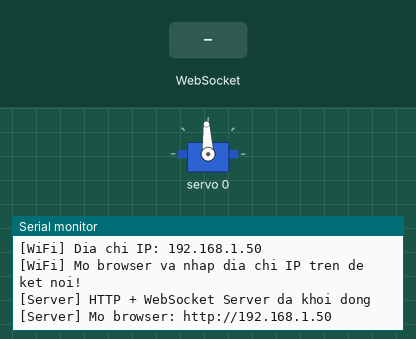
This program was run on a simulated ESP32. On the bench: servo, the last lines printed to the serial monitor. Inputs (shaded band) come from the test bench. WiFi joins after 1.5 s; servers stay silent unless stated.

Above: at 3.2 s.
3.3 s: WebSocket text "M" received
At 4.0 s:
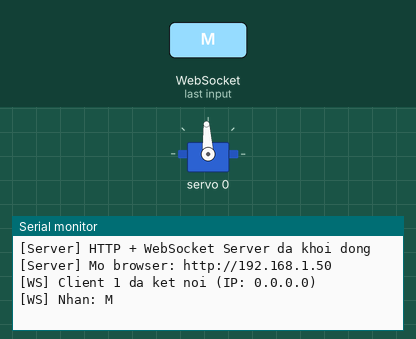
4.8 s: WebSocket text "H" received
At 6.0 s:
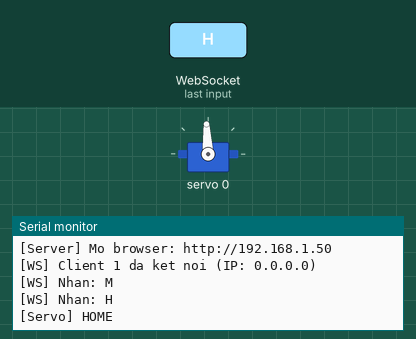
6.3 s: WebSocket text "T" received
At 7.4 s:
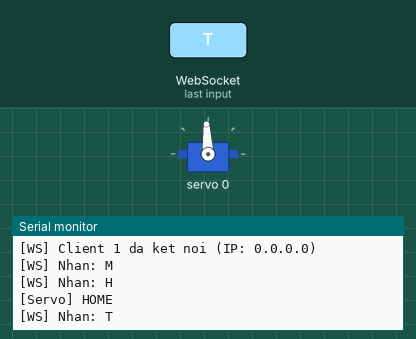

Measured:
- after the input at 3.3 s, the serial monitor: prints a new line at once (image 1)
- after the input at 4.8 s, the serial monitor: prints a new line at once (image 2)
- after the input at 6.3 s, the serial monitor: prints a new line at once (image 3)

The program:

main.cpp
```cpp
// ============================================================
// BAI THUC HANH 7 - GIAI DOAN 1: CHUONG TRINH CHINH
// Mo ta: ESP32 ket noi WiFi (Station Mode), phat Web Server,
//        nhan lenh dieu khien 1 servo (Base) qua WebSocket.
//        Giao thuc WebSocket: plain-text "M <joint> <angle>"
//        (giong giao thuc Serial cua BTH 4-5)
// Phan cung: ESP32 DevKit V1 + PCA9685 + Servo kenh 0
// Thu vien: ESPAsyncWebServer, AsyncTCP, Adafruit PCA9685
// ============================================================

// === GIAI DOAN 1: WiFi + WebSocket + 1 Servo (PROGMEM) ===

#include <Arduino.h>
#include <WiFi.h>
#include <Wire.h>
#include <ESPAsyncWebServer.h>          // HTTP Server bat dong bo
#include <Adafruit_PWMServoDriver.h>    // Dieu khien PCA9685

#include "index_html.h"                 // Trang HTML nhung (PROGMEM)

// ============================================================
// THAY DOI 2 DONG NAY THANH THONG TIN WIFI CUA BAN
// ============================================================
const char* WIFI_SSID = "MAI LOAN";
const char* WIFI_PASS = "mailoan272";

// --- Tham so PCA9685 ---
// SERVOMIN = 102: tuong ung 0.5ms / 20ms * 4096 = goc 0 do
// SERVOMAX = 512: tuong ung 2.5ms / 20ms * 4096 = goc 180 do
const int SERVOMIN = 102;
const int SERVOMAX = 512;

// --- Cau hinh khop 0 (Base) ---
const int JOINT0_MIN  = 0;    // Goc toi thieu (do)
const int JOINT0_MAX  = 180;  // Goc toi da (do)
const int JOINT0_HOME = 90;   // Vi tri mac dinh

// --- Goc hien tai cua servo 0 ---
int currentAngle = JOINT0_HOME;

// --- Doi tuong PCA9685 va Web Server ---
Adafruit_PWMServoDriver pca9685 = Adafruit_PWMServoDriver(0x40);
AsyncWebServer  server(80);   // HTTP server cong 80
AsyncWebSocket  ws("/ws");    // WebSocket tai duong dan /ws

// ============================================================
// servoWrite() - Ghi goc den PCA9685
// Input:  channel (0-15), angle (0-180)
// Logic:  Chuyen doi goc → PWM tick theo cong thuc tuyen tinh
// ============================================================
void servoWrite(uint8_t channel, int angle) {
  // Gioi han goc trong pham vi hop le
  angle = constrain(angle, 0, 180);
  // Chuyen goc → PWM tick: map(angle, 0, 180, SERVOMIN, SERVOMAX)
  int pulse = map(angle, 0, 180, SERVOMIN, SERVOMAX);
  pca9685.setPWM(channel, 0, pulse);
}

// ============================================================
// parseAndExecute() - Xu ly lenh WebSocket plain-text
// Giao thuc (giong BTH 4-5):
//   "M 0 90" → Di chuyen khop 0 den goc 90
//   "H"      → Ve vi tri home
//   "T"      → Tra ve goc hien tai
// ============================================================
void parseAndExecute(AsyncWebSocketClient* client, const String& cmd) {
  Serial.println("[WS] Nhan: " + cmd);

  if (cmd.startsWith("M ")) {
    // --- Lenh di chuyen: "M <joint> <angle>" ---
    // Giai doan 1 chi ho tro khop 0 (mo rong o giai doan 2)
    int spacePos = cmd.indexOf(' ', 2);
    if (spacePos > 0) {
      int joint = cmd.substring(2, spacePos).toInt();
      int angle = cmd.substring(spacePos + 1).toInt();
      if (joint == 0) {
        angle = constrain(angle, JOINT0_MIN, JOINT0_MAX);
        servoWrite(0, angle);
        currentAngle = angle;
        client->text("OK");
        Serial.printf("[Servo] Khop 0 → %d do\n", angle);
      } else {
        client->text("ERR: Giai doan 1 chi ho tro khop 0");
      }
    }

  } else if (cmd == "H") {
    // --- Lenh HOME: ve vi tri mac dinh ---
    servoWrite(0, JOINT0_HOME);
    currentAngle = JOINT0_HOME;
    client->text("OK");
    Serial.println("[Servo] HOME");

  } else if (cmd == "T") {
    // --- Lenh lay trang thai: tra ve goc hien tai ---
    client->text("VAL:0:" + String(currentAngle));

  } else {
    client->text("ERR: Lenh khong hop le");
  }
}

// ============================================================
// onWebSocketEvent() - Xu ly cac su kien WebSocket
// ESP32 dong vai tro SERVER, browser dong vai tro CLIENT
// ============================================================
void onWebSocketEvent(AsyncWebSocket* server, AsyncWebSocketClient* client,
                      AwsEventType type, void* arg, uint8_t* data, size_t len) {
  switch (type) {
    case WS_EVT_CONNECT:
      // Client moi ket noi
      Serial.printf("[WS] Client %u da ket noi (IP: %s)\n",
                    client->id(), client->remoteIP().toString().c_str());
      client->text("HELLO");  // Gui loi chao
      break;

    case WS_EVT_DISCONNECT:
      Serial.printf("[WS] Client %u da ngat ket noi\n", client->id());
      break;

    case WS_EVT_DATA: {
      // Nhan du lieu tu client
      AwsFrameInfo* info = (AwsFrameInfo*)arg;
      if (info->final && info->index == 0 && info->len == len
          && info->opcode == WS_TEXT) {
        // Frame TEXT hoan chinh → xu ly lenh
        String cmd = String((char*)data, len);
        cmd.trim();
        parseAndExecute(client, cmd);
      }
      break;
    }

    case WS_EVT_ERROR:
      Serial.println("[WS] Loi WebSocket");
      break;

    default:
      break;
  }
}

// ============================================================
// setup() - Khoi tao he thong
// Thu tu: Serial → PCA9685 → WiFi → WebSocket → HTTP Server
// ============================================================
void setup() {
  // 1. Khoi tao Serial de debug
  Serial.begin(115200);
  delay(500);
  Serial.println("\n=== BTH 7 - GIAI DOAN 1: WiFi WebSocket ===");

  // 2. Khoi tao I2C va PCA9685
  Wire.begin(21, 22);           // SDA=21, SCL=22 (chan I2C cua ESP32)
  pca9685.begin();
  pca9685.setOscillatorFrequency(27000000);
  pca9685.setPWMFreq(50);       // 50 Hz: tan so chuan cho servo
  delay(10);

  // 3. Dua servo ve vi tri HOME
  servoWrite(0, JOINT0_HOME);
  Serial.println("[Servo] Da ve vi tri HOME (90 do)");

  // 4. Ket noi WiFi (Station Mode)
  Serial.printf("[WiFi] Dang ket noi toi SSID: %s\n", WIFI_SSID);
  WiFi.mode(WIFI_STA);
  WiFi.begin(WIFI_SSID, WIFI_PASS);
  while (WiFi.status() != WL_CONNECTED) {
    delay(500);
    Serial.print(".");
  }
  Serial.println();
  Serial.println("[WiFi] Ket noi thanh cong!");
  Serial.print("[WiFi] Dia chi IP: ");
  Serial.println(WiFi.localIP());
  Serial.println("[WiFi] Mo browser va nhap dia chi IP tren de ket noi!");

  // 5. Cau hinh WebSocket handler
  ws.onEvent(onWebSocketEvent);
  server.addHandler(&ws);

  // 6. Cau hinh HTTP route: GET "/" → tra ve trang HTML nhung
  server.on("/", HTTP_GET, [](AsyncWebServerRequest* request) {
    // Phuc vu trang HTML tu PROGMEM (Flash), khong dung SPIFFS
    request->send_P(200, "text/html", INDEX_HTML);
  });

  // 7. Bat dau HTTP Server
  server.begin();
  Serial.println("[Server] HTTP + WebSocket Server da khoi dong");
  Serial.println("[Server] Mo browser: http://" + WiFi.localIP().toString());
}

// ============================================================
// loop() - Vong lap chinh
// Nhiem vu: Don dep cac ket noi WebSocket cu (cleanup)
// ESPAsyncWebServer xu ly request bat dong bo (khong can phai
// polling trong loop), nhung can goi cleanupClients() dinh ky
// ============================================================
void loop() {
  // Don dep client WebSocket bi ngat ket noi (chay moi 1 giay)
  static unsigned long lastCleanup = 0;
  if (millis() - lastCleanup > 1000) {
    ws.cleanupClients();
    lastCleanup = millis();
  }
}
```

index_html.h
```cpp
// ============================================================
// BAI THUC HANH 7 - GIAI DOAN 1: TRANG WEB NHUNG (PROGMEM)
// Mo ta: Chua trang HTML dieu khien 1 servo (Base).
//        File nay duoc nhung thang vao firmware qua PROGMEM
//        → Khong can SPIFFS, khong can upload file rieng.
//        (Giai doan 2 se chuyen sang SPIFFS cho linh hoat hon)
// ============================================================

#ifndef INDEX_HTML_H
#define INDEX_HTML_H

#include <Arduino.h>

// Chuoi HTML duoc luu trong Flash (PROGMEM) de tiet kiem RAM
// R"rawstring(...)rawstring" la cu phap C++11 "raw string literal"
// cho phep viet HTML nhieu dong ma khong can escape ky tu dac biet
const char INDEX_HTML[] PROGMEM = R"rawhtml(
<!DOCTYPE html>
<html lang="vi">
<head>
  <meta charset="UTF-8">
  <meta name="viewport" content="width=device-width, initial-scale=1.0">
  <title>Robot Arm - Web GUI (Giai Doan 1)</title>
  <style>
    /* === GIAO DIEN CO BAN === */
    body {
      font-family: Arial, sans-serif;
      background: #1a1a2e;
      color: #e0e0e0;
      display: flex;
      flex-direction: column;
      align-items: center;
      padding: 30px 20px;
      margin: 0;
    }
    h1 { color: #00d4ff; margin-bottom: 5px; }
    .subtitle { color: #888; margin-bottom: 30px; font-size: 14px; }

    /* === BANG TRANG THAI KET NOI === */
    #status-bar {
      padding: 8px 20px;
      border-radius: 20px;
      margin-bottom: 25px;
      font-weight: bold;
      background: #333;
    }
    #status-bar.connected    { background: #1b5e20; color: #69f0ae; }
    #status-bar.disconnected { background: #b71c1c; color: #ff8a80; }

    /* === CARD DIEU KHIEN SERVO === */
    .servo-card {
      background: #16213e;
      border: 1px solid #0f3460;
      border-radius: 12px;
      padding: 25px 30px;
      width: 100%;
      max-width: 480px;
      margin-bottom: 20px;
    }
    .servo-card h2 { margin: 0 0 15px; color: #00d4ff; font-size: 18px; }

    /* === THANH TRUOT (SLIDER) === */
    .slider-row { display: flex; align-items: center; gap: 12px; }
    .slider-row label { width: 90px; font-size: 14px; color: #aaa; }
    .slider-row input[type=range] {
      flex: 1;
      accent-color: #00d4ff;
      height: 6px;
    }
    .angle-display {
      width: 50px;
      text-align: right;
      font-weight: bold;
      color: #00d4ff;
    }

    /* === NUT CHUC NANG === */
    .btn-row { display: flex; gap: 10px; margin-top: 20px; }
    button {
      flex: 1;
      padding: 10px;
      border: none;
      border-radius: 8px;
      font-size: 14px;
      font-weight: bold;
      cursor: pointer;
      transition: opacity 0.2s;
    }
    button:hover { opacity: 0.85; }
    .btn-home   { background: #2e7d32; color: white; }
    .btn-stop   { background: #c62828; color: white; }

    /* === LOG PANEL === */
    #log {
      width: 100%;
      max-width: 480px;
      background: #0d0d1a;
      border: 1px solid #333;
      border-radius: 8px;
      padding: 10px 15px;
      font-family: monospace;
      font-size: 12px;
      color: #00ff88;
      height: 120px;
      overflow-y: auto;
    }
  </style>
</head>
<body>

  <h1>&#x1F916; Robot Arm - Web GUI</h1>
  <p class="subtitle">Bai Thuc Hanh 7 - Giai Doan 1: WebSocket qua WiFi LAN</p>

  <!-- Trang thai ket noi WebSocket -->
  <div id="status-bar" class="disconnected">&#x26A1; Dang ket noi...</div>

  <!-- Card dieu khien Servo 0 (Base) -->
  <div class="servo-card">
    <h2>Khop 0: Base (&#x1F4CD; Xoay nen)</h2>
    <div class="slider-row">
      <label>Goc quay:</label>
      <input type="range" id="slider-0" min="0" max="180" value="90"
             oninput="onSlider(0, this.value)">
      <span class="angle-display" id="angle-0">90&deg;</span>
    </div>
    <div class="btn-row">
      <button class="btn-home" onclick="sendHome()">&#x1F3E0; HOME</button>
      <button class="btn-stop" onclick="sendStop()">&#x26D4; STOP</button>
    </div>
  </div>

  <!-- Panel log lenh -->
  <div id="log">--- Chua ket noi WebSocket ---</div>

<script>
// ============================================================
// WEBSOCKET CLIENT - GIAI DOAN 1
// Mo ta: Ket noi toi ESP32 qua WebSocket, gui lenh plain-text.
//        Giao thuc: "M <joint> <angle>" - giong Serial BTH 4-5
// ============================================================

// Lay dia chi IP cua ESP32 tu URL trang web hien tai
// (Vi ESP32 la web server, nen IP cua server = IP cua ESP32)
const esp32Ip = window.location.hostname;
const wsUrl   = `ws://${esp32Ip}/ws`;

let ws        = null;     // Doi tuong WebSocket
let debounce  = null;     // Timer debounce cho slider

// --- Khoi tao ket noi WebSocket ---
function connect() {
  log(`Dang ket noi toi ${wsUrl}...`);
  ws = new WebSocket(wsUrl);

  ws.onopen = () => {
    setStatus(true);
    log('Ket noi WebSocket thanh cong!');
  };

  ws.onclose = () => {
    setStatus(false);
    log('Ngat ket noi. Thu lai sau 3 giay...');
    setTimeout(connect, 3000);   // Tu dong ket noi lai
  };

  ws.onerror = (e) => {
    log('Loi WebSocket: ' + e.type);
  };

  ws.onmessage = (e) => {
    log('← ESP32: ' + e.data);   // Hien thi phan hoi tu ESP32
  };
}

// --- Gui lenh den ESP32 ---
function send(cmd) {
  if (ws && ws.readyState === WebSocket.OPEN) {
    ws.send(cmd);
    log('→ Gui: ' + cmd);
  } else {
    log('Chua ket noi!');
  }
}

// --- Xu ly keo slider (co debounce 100ms) ---
// Debounce: Tranh gui qua nhieu lenh khi keo slider lien tuc
function onSlider(joint, value) {
  document.getElementById(`angle-${joint}`).textContent = value + '°';
  clearTimeout(debounce);
  debounce = setTimeout(() => {
    send(`M ${joint} ${value}`);  // Giao thuc plain-text: "M 0 90"
  }, 100);
}

// --- Gui lenh HOME (ve vi tri mac dinh) ---
function sendHome() {
  send('H');
  document.getElementById('slider-0').value = 90;
  document.getElementById('angle-0').textContent = '90°';
}

// --- Gui lenh STOP khan cap ---
function sendStop() {
  send('H');
  log('!!! EMERGENCY STOP !!!');
}

// --- Cap nhat hien thi trang thai ket noi ---
function setStatus(connected) {
  const bar = document.getElementById('status-bar');
  if (connected) {
    bar.textContent = '✅ Da ket noi WebSocket';
    bar.className   = 'connected';
  } else {
    bar.textContent = '❌ Mat ket noi';
    bar.className   = 'disconnected';
  }
}

// --- Ghi log vao panel ---
function log(msg) {
  const el = document.getElementById('log');
  const time = new Date().toLocaleTimeString();
  el.innerHTML += `[${time}] ${msg}\n`;
  el.scrollTop  = el.scrollHeight;  // Tu dong cuon xuong cuoi
}

// --- Bat dau ket noi ngay khi trang load xong ---
connect();
</script>
</body>
</html>
)rawhtml";

#endif
```
